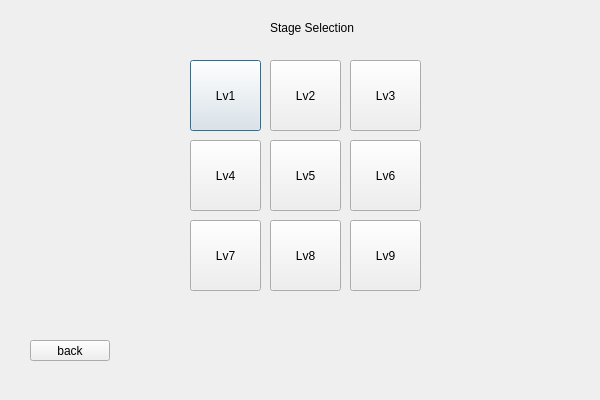
<?xml version="1.0" encoding="UTF-8"?>
<ui version="4.0">
 <class>LvSelection</class>
 <widget class="QDialog" name="LvSelection">
  <property name="geometry">
   <rect>
    <x>0</x>
    <y>0</y>
    <width>600</width>
    <height>400</height>
   </rect>
  </property>
  <property name="windowTitle">
   <string>Dialog</string>
  </property>
  <widget class="QPushButton" name="pushButton_Lv1">
   <property name="geometry">
    <rect>
     <x>190</x>
     <y>60</y>
     <width>71</width>
     <height>71</height>
    </rect>
   </property>
   <property name="text">
    <string>Lv1</string>
   </property>
  </widget>
  <widget class="QPushButton" name="pushButton_Lv2">
   <property name="geometry">
    <rect>
     <x>270</x>
     <y>60</y>
     <width>71</width>
     <height>71</height>
    </rect>
   </property>
   <property name="text">
    <string>Lv2</string>
   </property>
  </widget>
  <widget class="QPushButton" name="pushButton_Lv3">
   <property name="geometry">
    <rect>
     <x>350</x>
     <y>60</y>
     <width>71</width>
     <height>71</height>
    </rect>
   </property>
   <property name="text">
    <string>Lv3</string>
   </property>
  </widget>
  <widget class="QPushButton" name="pushButton_Lv4">
   <property name="geometry">
    <rect>
     <x>190</x>
     <y>140</y>
     <width>71</width>
     <height>71</height>
    </rect>
   </property>
   <property name="text">
    <string>Lv4</string>
   </property>
  </widget>
  <widget class="QPushButton" name="pushButton_Lv5">
   <property name="geometry">
    <rect>
     <x>270</x>
     <y>140</y>
     <width>71</width>
     <height>71</height>
    </rect>
   </property>
   <property name="text">
    <string>Lv5</string>
   </property>
  </widget>
  <widget class="QPushButton" name="pushButton_Lv6">
   <property name="geometry">
    <rect>
     <x>350</x>
     <y>140</y>
     <width>71</width>
     <height>71</height>
    </rect>
   </property>
   <property name="text">
    <string>Lv6</string>
   </property>
  </widget>
  <widget class="QPushButton" name="pushButton_Lv7">
   <property name="geometry">
    <rect>
     <x>190</x>
     <y>220</y>
     <width>71</width>
     <height>71</height>
    </rect>
   </property>
   <property name="text">
    <string>Lv7</string>
   </property>
  </widget>
  <widget class="QPushButton" name="pushButton_Lv9">
   <property name="geometry">
    <rect>
     <x>350</x>
     <y>220</y>
     <width>71</width>
     <height>71</height>
    </rect>
   </property>
   <property name="text">
    <string>Lv9</string>
   </property>
  </widget>
  <widget class="QPushButton" name="pushButton_Lv8">
   <property name="geometry">
    <rect>
     <x>270</x>
     <y>220</y>
     <width>71</width>
     <height>71</height>
    </rect>
   </property>
   <property name="text">
    <string>Lv8</string>
   </property>
  </widget>
  <widget class="QLabel" name="label">
   <property name="geometry">
    <rect>
     <x>270</x>
     <y>20</y>
     <width>91</width>
     <height>16</height>
    </rect>
   </property>
   <property name="text">
    <string>Stage Selection</string>
   </property>
  </widget>
  <widget class="QPushButton" name="pushButton">
   <property name="geometry">
    <rect>
     <x>30</x>
     <y>340</y>
     <width>80</width>
     <height>21</height>
    </rect>
   </property>
   <property name="text">
    <string>back</string>
   </property>
  </widget>
 </widget>
 <resources/>
 <connections/>
</ui>
